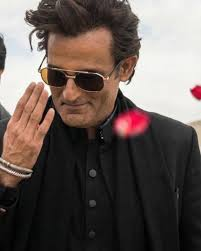
#> input picture 6_SEMESTER/1_LABS/DIP_LAB/CODE/EXP_3/IMAGE.jpg, 201 x 251 px
$ jupyter execute 'EXP_3_(_RGB_COLOURS).ipynb'
#> lines starting #> are read from the running program, lines starting #| are printed output that depends on the picture
.

EXP 3

.

[cell 1]
import cv2
import numpy as np
import matplotlib.pyplot as plt

img = cv2.imread("IMAGE.jpg")
#> img is the input picture: shape (251, 201, 3); mean B, G, R 85, 89.8, 101.5
img = cv2.cvtColor(img, cv2.COLOR_BGR2RGB)

r = img[:, :, 0]
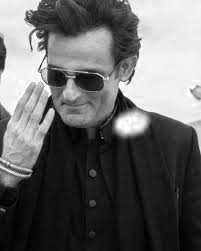
#> r: shape (251, 201); min 0, max 255, mean 101.5
g = img[:, :, 1]
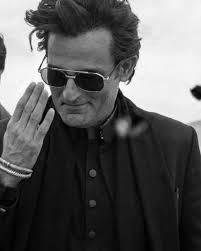
#> g: shape (251, 201); min 0, max 255, mean 89.8
b = img[:, :, 2]
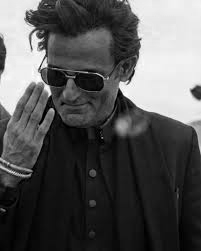
#> b: shape (251, 201); min 0, max 255, mean 85

red_img = np.zeros_like(img)
green_img = np.zeros_like(img)
blue_img = np.zeros_like(img)

red_img[:, :, 0] = r
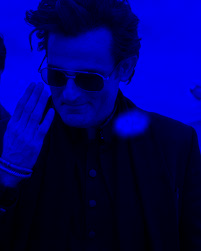
#> red_img: shape (251, 201, 3); mean of channels 0, 1, 2 101.5, 0, 0; drawn as B, G, R
green_img[:, :, 1] = g
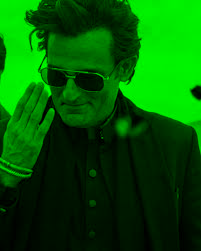
#> green_img: shape (251, 201, 3); mean of channels 0, 1, 2 0, 89.8, 0; drawn as B, G, R
blue_img[:, :, 2] = b
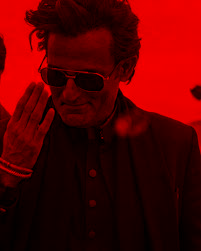
#> blue_img: shape (251, 201, 3); mean of channels 0, 1, 2 0, 0, 85; drawn as B, G, R

plt.figure(figsize=(10, 8))

plt.subplot(2, 2, 1)
plt.imshow(img)
plt.title("Original Image")
plt.axis("off")

plt.subplot(2, 2, 2)
plt.imshow(red_img)
plt.title("Red Channel")
plt.axis("off")

plt.subplot(2, 2, 3)
plt.imshow(green_img)
plt.title("Green Channel")
plt.axis("off")

plt.subplot(2, 2, 4)
plt.imshow(blue_img)
plt.title("Blue Channel")
plt.axis("off")

plt.show()
